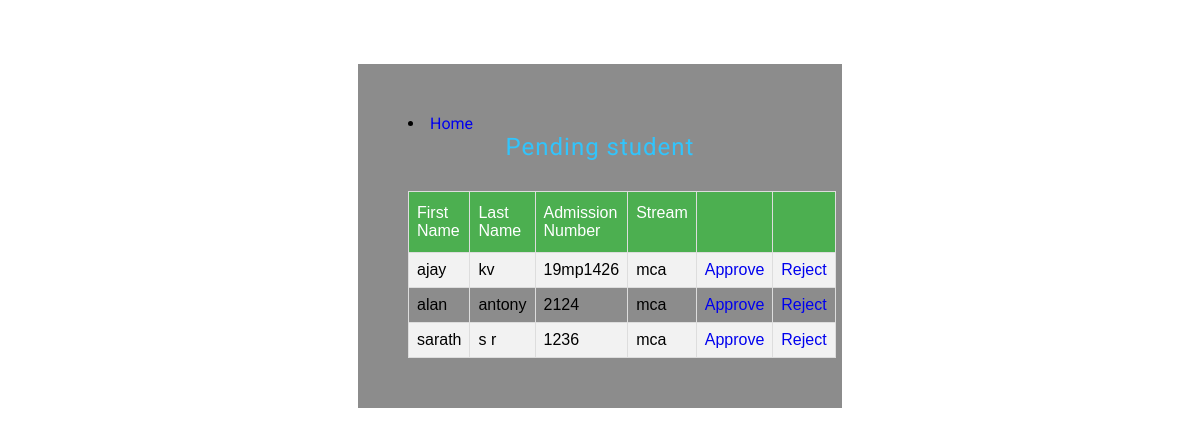
/s_pending/, run on the app's committed database.
### student/models.py (models this page shows)
class Sreg(models.Model):
    admnno = models.CharField(max_length=10)
    sfname =models.CharField(max_length=20)
    slname = models.CharField(max_length=20)
    stream = models.CharField(max_length=50)
    yoj = models.CharField(max_length=50)
    duration = models.CharField(max_length=10)
    semail = models.EmailField(max_length=50)
    con = models.CharField(max_length=12)
    housename = models.CharField(max_length=12)
    location = models.CharField(max_length=20)
    district = models.CharField(max_length=5)
    pin = models.CharField(max_length=6)
    pname = models.CharField(max_length=20)
    pemail = models.EmailField(max_length=20)
    img = models.FileField(upload_to='file')
    aadhar = models.FileField(upload_to='file')
    gender = models.CharField(max_length=20, default='')
    status = models.CharField(max_length=20)
    uname=models.CharField(max_length=20,default='')

### student/views.py (the view)
# urls.py: path('s_pending/', student.views.s_pending, name='s_pending'),
def s_pending(request):
    r = Sreg.objects.raw("select * from student_sreg where status = 'pending' ")
    template = loader.get_template("s_pending.html")
    context = {'k': r}
    return HttpResponse(template.render(context, request))

### Template/s_pending.html (shortened to what this page needs)
{% load static %}
<html>
</head>
<body>
<div class="video">
	<div class="center-container">
	    <div class="w3ls-agileinfo">
<head>
<link href="{% static 'reg-temp/css/style.css' %}" rel="stylesheet" type="text/css" media="all" />
		</div>
		 <div class="bg-agile">
<div class="main-top">
		<nav>
			<li><a href="{% url 'a_home' %}" class="active">Home</a></li>
		</nav>
</div>
<h2>Pending student</h2>
<table id="customers">
  <tr>
    <th>First Name</th><th>Last Name</th><th>Admission Number</th><th>Stream</th><th></th><th></th>
  </tr>
     {% for i in k %}
  <tr>
    <td>{{i.sfname}}</td><td>{{i.slname}}</td><td>{{i.admnno}}</td><td>{{i.stream}}</td><td><a href="{% url 'approve_student' id=i.id %}">Approve</a> <td><a href="{% url 'reject_student' id=i.id %}">Reject</a> </td>
  </tr>
    {% endfor %}
</table>
         </div>
    </div>
</div>
</body>
</html>

### static/reg-temp/css/style.css (style rules this page uses)
html,body,div,span,applet,object,iframe,h1,h2,h3,h4,h5,h6,p,blockquote,pre,a,abbr,acronym,address,big,cite,code,del,dfn,em,img,ins,kbd,q,s,samp,small,strike,strong,sub,sup,tt,var,b,u,i,dl,dt,dd,ol,nav ul,nav li,fieldset,form,label,legend,table,caption,tbody,tfoot,thead,tr,th,td,article,aside,canvas,details,embed,figure,figcaption,footer,header,hgroup,menu,nav,output,ruby,section,summary,time,mark,audio,video { margin:0;padding:0;border:0;font-size:100%;font:inherit;vertical-align:baseline; }
article, aside, details, figcaption, figure,footer, header, hgroup, menu, nav, section { display: block; }
table { border-collapse:collapse;border-spacing:0; }
a { text-decoration:none; }
body { font-family: 'Roboto', sans-serif; font-size: 100%; background:url(../images/course.jpg)no-repeat; background-position:0px 0px; text-align: left; min-height: 100%; background-size:cover; background-position:center; background-attachment:fixed; }
.center-container { padding: 0em 0 1em; }
.w3ls-agileinfo { padding: 2em 0; }
.bg-agile { width: 30%; margin: 0 auto; padding: 50px; background: rgba(0, 0, 0, 0.45); }
.bg-agile h2 { color: #31c4fc; text-align: center; font-size: 30px; letter-spacing: 1px; margin: 0px 0px 30px; font-family: 'Roboto', sans-serif; }
@media (max-width:1366px) { .bg-agile { width: 32%; } }
@media (max-width:1280px) { .bg-agile h2 { font-size: 24px; } }

### Template/s_pending.html (style rules this page uses)
#customers { font-family: "Trebuchet MS", Arial, Helvetica, sans-serif; border-collapse: collapse; width: 100%; }
#customers td, #customers th { border: 1px solid #ddd; padding: 8px; }
#customers tr:nth-child(even) { background-color: #f2f2f2; }
#customers th { padding-top: 12px; padding-bottom: 12px; text-align: left; background-color: #4CAF50; color: white; }

### data on the page
Sreg: sfname "ajay", slname "kv", admnno "19mp1426", stream "mca"
Sreg: sfname "alan", slname "antony", admnno "2124", stream "mca"
Sreg: sfname "sarath", slname "s r", admnno "1236", stream "mca"
